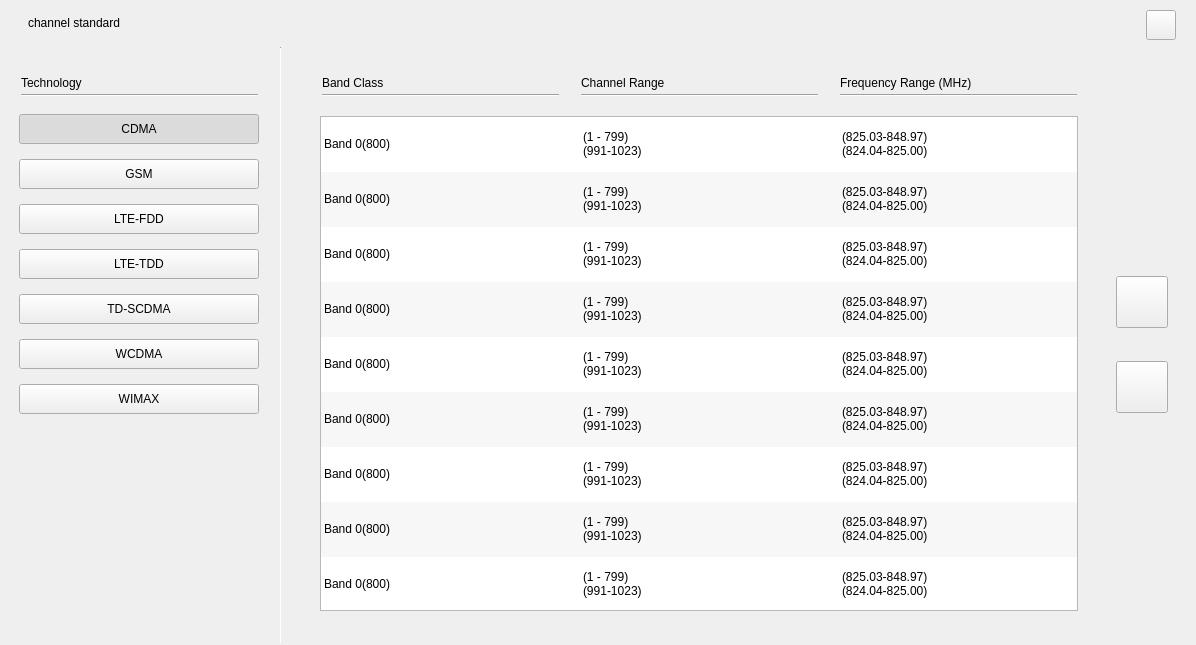
<?xml version="1.0" encoding="UTF-8"?>
<ui version="4.0">
 <class>RtSa_Dialog_Ch_Std</class>
 <widget class="QWidget" name="RtSa_Dialog_Ch_Std">
  <property name="geometry">
   <rect>
    <x>0</x>
    <y>0</y>
    <width>1196</width>
    <height>645</height>
   </rect>
  </property>
  <property name="windowTitle">
   <string>Form</string>
  </property>
  <property name="status" stdset="0">
   <string>outdoor</string>
  </property>
  <widget class="QWidget" name="widget_main" native="true">
   <property name="geometry">
    <rect>
     <x>0</x>
     <y>46</y>
     <width>1196</width>
     <height>599</height>
    </rect>
   </property>
   <property name="styleSheet">
    <string notr="true">/******************indoor*********************/
RtSa_Dialog_Ch_Std[status = &quot;indoor&quot;]
#widget_main
{
	background-color:rgba(255,255,255,1);
}
RtSa_Dialog_Ch_Std[status = &quot;indoor&quot;]
#widget_main&gt;#tableWidget
{
  background-color:rgba(255,255,255,1);
	border-style:flat;
	outline:0px;
	font:75 15px &quot;Arial&quot;;
}
RtSa_Dialog_Ch_Std[status = &quot;indoor&quot;]
#widget_main&gt;QLabel
{
	color:rgba(6, 62, 97, 1);
	font:75 15px &quot;Arial&quot;;
	font-weight:bold;
}
RtSa_Dialog_Ch_Std[status = &quot;indoor&quot;]
#widget_main&gt;#pb_up
{
	background:transparent;
	background-image: url(:/rtsa/image/btn_up_normal.png);
}
RtSa_Dialog_Ch_Std[status = &quot;indoor&quot;]
#widget_main&gt;#pb_up:pressed
{
	background-image: url(:/rtsa/image/btn_up_click.png);
}
RtSa_Dialog_Ch_Std[status = &quot;indoor&quot;]
#widget_main&gt;#pb_down
{
	background:transparent;
	background-image: url(:/rtsa/image/btn_down_normal.png);
}
RtSa_Dialog_Ch_Std[status = &quot;indoor&quot;]
#widget_main&gt;#pb_down:pressed
{
	background-image: url(:/rtsa/image/btn_down_click.png);
}
RtSa_Dialog_Ch_Std[status = &quot;indoor&quot;]
#widget_main&gt;#line,
RtSa_Dialog_Ch_Std[status = &quot;indoor&quot;]
#widget_main&gt;#line_2,
RtSa_Dialog_Ch_Std[status = &quot;indoor&quot;]
#widget_main&gt;#line_3,
RtSa_Dialog_Ch_Std[status = &quot;indoor&quot;]
#widget_main&gt;#line_4
{
	background-color:rgba(6,62,97,1);
}
RtSa_Dialog_Ch_Std[status = &quot;indoor&quot;]
#widget_main&gt;#line_5
{
	background-color:rgba(181, 181, 181, 1);
}
/*#widget_main&gt;#tableWidget
{
	border-style:flat;
	outline:0px;
	font:75 15px &quot;Arial&quot;;
}
*/
RtSa_Dialog_Ch_Std[status = &quot;indoor&quot;]
#widget_main&gt;#tableWidget::item:selected
{
	border-style:flat;
	font-weight:bold;
	background-image: url(:/sa/image/box_click.png);
}
RtSa_Dialog_Ch_Std[status = &quot;indoor&quot;]
#widget_main&gt;QPushButton:checked
{
	background-color:rgba(255, 181, 0, 1)
}
RtSa_Dialog_Ch_Std[status = &quot;indoor&quot;]
#widget_main&gt;QPushButton
{
	border-style:flat;
	text-align:left;
	padding-left:10px;
}

/******************outdoor******************/
RtSa_Dialog_Ch_Std[status = &quot;outdoor&quot;]
#widget_main
{
	background-color:rgba(255,255,255,1);
}
RtSa_Dialog_Ch_Std[status = &quot;outdoor&quot;]
#widget_main&gt;#tableWidget
{
  background-color:rgba(255,255,255,1);
	border-style:flat;
	outline:0px;
	font:75 15px &quot;Arial&quot;;
}
RtSa_Dialog_Ch_Std[status = &quot;outdoor&quot;]
#widget_main&gt;QLabel
{
	color:rgba(6, 62, 97, 1);
	font:75 15px &quot;Arial&quot;;
	font-weight:bold;
}
RtSa_Dialog_Ch_Std[status = &quot;outdoor&quot;]
#widget_main&gt;#pb_up
{
	background:transparent;
	background-image: url(:/rtsa/image/btn_up_normal.png);
}
RtSa_Dialog_Ch_Std[status = &quot;outdoor&quot;]
#widget_main&gt;#pb_up:pressed
{
	background-image: url(:/rtsa/image/btn_up_click.png);
}
RtSa_Dialog_Ch_Std[status = &quot;outdoor&quot;]
#widget_main&gt;#pb_down
{
	background:transparent;
	background-image: url(:/rtsa/image/btn_down_normal.png);
}
RtSa_Dialog_Ch_Std[status = &quot;outdoor&quot;]
#widget_main&gt;#pb_down:pressed
{
	background-image: url(:/rtsa/image/btn_down_click.png);
}
RtSa_Dialog_Ch_Std[status = &quot;outdoor&quot;]
#widget_main&gt;#line,
RtSa_Dialog_Ch_Std[status = &quot;outdoor&quot;]
#widget_main&gt;#line_2,
RtSa_Dialog_Ch_Std[status = &quot;outdoor&quot;]
#widget_main&gt;#line_3,
RtSa_Dialog_Ch_Std[status = &quot;outdoor&quot;]
#widget_main&gt;#line_4
{
	background-color:rgba(6,62,97,1);
}
RtSa_Dialog_Ch_Std[status = &quot;outdoor&quot;]
#widget_main&gt;#line_5
{
	background-color:rgba(181, 181, 181, 1);
}
/*#widget_main&gt;#tableWidget
{
	border-style:flat;
	outline:0px;
	font:75 15px &quot;Arial&quot;;
}
*/
RtSa_Dialog_Ch_Std[status = &quot;outdoor&quot;]
#widget_main&gt;#tableWidget::item:selected
{
	border-style:flat;
	font-weight:bold;
	background-image: url(:/sa/image/box_click.png);
}
RtSa_Dialog_Ch_Std[status = &quot;outdoor&quot;]
#widget_main&gt;QPushButton:checked
{
	background-color:rgba(255, 181, 0, 1)
}
RtSa_Dialog_Ch_Std[status = &quot;outdoor&quot;]
#widget_main&gt;QPushButton
{
	border-style:flat;
	text-align:left;
	padding-left:10px;
}
/************night*******************/
RtSa_Dialog_Ch_Std[status = &quot;night&quot;]
#widget_main
{
	background-color:rgba(0,0,0,1);
}
RtSa_Dialog_Ch_Std[status = &quot;night&quot;]
#widget_main&gt;#tableWidget
{
	background-color: rgb(0, 0, 0);
	alternate-background-color: rgba(24,23,20,1);
	color: rgba(176,153,117,1);
	border-style:flat;
	outline:0px;
	font:75 15px &quot;Arial&quot;;
}
RtSa_Dialog_Ch_Std[status = &quot;night&quot;]
#widget_main&gt;QLabel
{
	color:rgba(7,97,116,1);
	font:75 15px &quot;Arial&quot;;
	font-weight:bold;
}
RtSa_Dialog_Ch_Std[status = &quot;night&quot;]
#widget_main&gt;#pb_up
{
  background:transparent;
	background-image: url(:/rtsa/image/night/btn_up_normal.png);
}
RtSa_Dialog_Ch_Std[status = &quot;night&quot;]
#widget_main&gt;#pb_up:pressed
{
	background-image: url(:/rtsa/image/night/btn_up_click.png);
}
RtSa_Dialog_Ch_Std[status = &quot;night&quot;]
#widget_main&gt;#pb_down
{
background:transparent;
	background-image: url(:/rtsa/image/night/btn_down_normal.png);
}
RtSa_Dialog_Ch_Std[status = &quot;night&quot;]
#widget_main&gt;#pb_down:pressed
{
	background-image: url(:/rtsa/image/night/btn_down_click.png);
}
RtSa_Dialog_Ch_Std[status = &quot;night&quot;]
#widget_main&gt;#line,
RtSa_Dialog_Ch_Std[status = &quot;night&quot;]
#widget_main&gt;#line_2,
RtSa_Dialog_Ch_Std[status = &quot;night&quot;]
#widget_main&gt;#line_3,
RtSa_Dialog_Ch_Std[status = &quot;night&quot;]
#widget_main&gt;#line_4
{
	background-color:rgba(6,62,97,1);
}
RtSa_Dialog_Ch_Std[status = &quot;night&quot;]
#widget_main&gt;#line_5
{
	background-color:rgba(7,97,116,1);
}
/*#widget_main&gt;#tableWidget
{
	border-style:flat;
	outline:0px;
	font:75 15px &quot;Arial&quot;;
}
*/
RtSa_Dialog_Ch_Std[status = &quot;night&quot;]
#widget_main&gt;#tableWidget::item:selected
{
	color: rgba(0,0,0,1);
	border-style:flat;
	font-weight:bold;
	background-image: url(:/rtsa/image/night/box_click.png);
}
RtSa_Dialog_Ch_Std[status = &quot;night&quot;]
#widget_main&gt;QPushButton:checked
{
	color:rgba(0,0,0,1);
	background-color:rgba(255, 156, 0, 1);
}
RtSa_Dialog_Ch_Std[status = &quot;night&quot;]
#widget_main&gt;QPushButton
{
	color:rgba(176,153,117,1);
	background-color:rgba(24,23,20,1);
	border-style:flat;
	text-align:left;
	padding-left:10px;
}
</string>
   </property>
   <property name="status" stdset="0">
    <string>outdoor</string>
   </property>
   <widget class="QPushButton" name="pb_CDMA">
    <property name="geometry">
     <rect>
      <x>19</x>
      <y>68</y>
      <width>240</width>
      <height>30</height>
     </rect>
    </property>
    <property name="text">
     <string>CDMA</string>
    </property>
    <property name="checkable">
     <bool>true</bool>
    </property>
    <property name="checked">
     <bool>true</bool>
    </property>
   </widget>
   <widget class="QPushButton" name="pb_GSM">
    <property name="geometry">
     <rect>
      <x>19</x>
      <y>113</y>
      <width>240</width>
      <height>30</height>
     </rect>
    </property>
    <property name="text">
     <string>GSM</string>
    </property>
    <property name="checkable">
     <bool>true</bool>
    </property>
   </widget>
   <widget class="QPushButton" name="pb_LTEFDD">
    <property name="geometry">
     <rect>
      <x>19</x>
      <y>158</y>
      <width>240</width>
      <height>30</height>
     </rect>
    </property>
    <property name="text">
     <string>LTE-FDD</string>
    </property>
    <property name="checkable">
     <bool>true</bool>
    </property>
   </widget>
   <widget class="QPushButton" name="pb_LTETDD">
    <property name="geometry">
     <rect>
      <x>19</x>
      <y>203</y>
      <width>240</width>
      <height>30</height>
     </rect>
    </property>
    <property name="text">
     <string>LTE-TDD</string>
    </property>
    <property name="checkable">
     <bool>true</bool>
    </property>
   </widget>
   <widget class="QPushButton" name="pb_TD">
    <property name="geometry">
     <rect>
      <x>19</x>
      <y>248</y>
      <width>240</width>
      <height>30</height>
     </rect>
    </property>
    <property name="text">
     <string>TD-SCDMA</string>
    </property>
    <property name="checkable">
     <bool>true</bool>
    </property>
   </widget>
   <widget class="QPushButton" name="pb_WCDMA">
    <property name="geometry">
     <rect>
      <x>19</x>
      <y>293</y>
      <width>240</width>
      <height>30</height>
     </rect>
    </property>
    <property name="text">
     <string>WCDMA</string>
    </property>
    <property name="checkable">
     <bool>true</bool>
    </property>
   </widget>
   <widget class="QPushButton" name="pb_WIMAX">
    <property name="geometry">
     <rect>
      <x>19</x>
      <y>338</y>
      <width>240</width>
      <height>30</height>
     </rect>
    </property>
    <property name="text">
     <string>WIMAX</string>
    </property>
    <property name="checkable">
     <bool>true</bool>
    </property>
   </widget>
   <widget class="QLabel" name="label_2">
    <property name="geometry">
     <rect>
      <x>21</x>
      <y>28</y>
      <width>90</width>
      <height>17</height>
     </rect>
    </property>
    <property name="text">
     <string>Technology</string>
    </property>
   </widget>
   <widget class="QTableWidget" name="tableWidget">
    <property name="geometry">
     <rect>
      <x>320</x>
      <y>70</y>
      <width>758</width>
      <height>495</height>
     </rect>
    </property>
    <property name="layoutDirection">
     <enum>Qt::LeftToRight</enum>
    </property>
    <property name="styleSheet">
     <string notr="true"/>
    </property>
    <property name="frameShape">
     <enum>QFrame::StyledPanel</enum>
    </property>
    <property name="verticalScrollBarPolicy">
     <enum>Qt::ScrollBarAlwaysOff</enum>
    </property>
    <property name="horizontalScrollBarPolicy">
     <enum>Qt::ScrollBarAlwaysOff</enum>
    </property>
    <property name="alternatingRowColors">
     <bool>true</bool>
    </property>
    <property name="textElideMode">
     <enum>Qt::ElideRight</enum>
    </property>
    <property name="showGrid">
     <bool>false</bool>
    </property>
    <property name="wordWrap">
     <bool>true</bool>
    </property>
    <property name="rowCount">
     <number>9</number>
    </property>
    <property name="columnCount">
     <number>3</number>
    </property>
    <attribute name="horizontalHeaderVisible">
     <bool>false</bool>
    </attribute>
    <attribute name="horizontalHeaderDefaultSectionSize">
     <number>259</number>
    </attribute>
    <attribute name="horizontalHeaderHighlightSections">
     <bool>false</bool>
    </attribute>
    <attribute name="horizontalHeaderStretchLastSection">
     <bool>true</bool>
    </attribute>
    <attribute name="verticalHeaderVisible">
     <bool>false</bool>
    </attribute>
    <attribute name="verticalHeaderDefaultSectionSize">
     <number>55</number>
    </attribute>
    <attribute name="verticalHeaderHighlightSections">
     <bool>false</bool>
    </attribute>
    <attribute name="verticalHeaderStretchLastSection">
     <bool>false</bool>
    </attribute>
    <row>
     <property name="text">
      <string>新建行</string>
     </property>
    </row>
    <row/>
    <row/>
    <row/>
    <row/>
    <row/>
    <row/>
    <row/>
    <row/>
    <column>
     <property name="text">
      <string>新建列</string>
     </property>
    </column>
    <column/>
    <column/>
    <item row="0" column="0">
     <property name="text">
      <string>Band 0(800)</string>
     </property>
    </item>
    <item row="0" column="1">
     <property name="text">
      <string>(1 - 799)
(991-1023)</string>
     </property>
    </item>
    <item row="0" column="2">
     <property name="text">
      <string>(825.03-848.97)
(824.04-825.00)</string>
     </property>
    </item>
    <item row="1" column="0">
     <property name="text">
      <string>Band 0(800)</string>
     </property>
    </item>
    <item row="1" column="1">
     <property name="text">
      <string>(1 - 799)
(991-1023)</string>
     </property>
    </item>
    <item row="1" column="2">
     <property name="text">
      <string>(825.03-848.97)
(824.04-825.00)</string>
     </property>
    </item>
    <item row="2" column="0">
     <property name="text">
      <string>Band 0(800)</string>
     </property>
    </item>
    <item row="2" column="1">
     <property name="text">
      <string>(1 - 799)
(991-1023)</string>
     </property>
    </item>
    <item row="2" column="2">
     <property name="text">
      <string>(825.03-848.97)
(824.04-825.00)</string>
     </property>
    </item>
    <item row="3" column="0">
     <property name="text">
      <string>Band 0(800)</string>
     </property>
    </item>
    <item row="3" column="1">
     <property name="text">
      <string>(1 - 799)
(991-1023)</string>
     </property>
    </item>
    <item row="3" column="2">
     <property name="text">
      <string>(825.03-848.97)
(824.04-825.00)</string>
     </property>
    </item>
    <item row="4" column="0">
     <property name="text">
      <string>Band 0(800)</string>
     </property>
    </item>
    <item row="4" column="1">
     <property name="text">
      <string>(1 - 799)
(991-1023)</string>
     </property>
    </item>
    <item row="4" column="2">
     <property name="text">
      <string>(825.03-848.97)
(824.04-825.00)</string>
     </property>
    </item>
    <item row="5" column="0">
     <property name="text">
      <string>Band 0(800)</string>
     </property>
    </item>
    <item row="5" column="1">
     <property name="text">
      <string>(1 - 799)
(991-1023)</string>
     </property>
    </item>
    <item row="5" column="2">
     <property name="text">
      <string>(825.03-848.97)
(824.04-825.00)</string>
     </property>
    </item>
    <item row="6" column="0">
     <property name="text">
      <string>Band 0(800)</string>
     </property>
    </item>
    <item row="6" column="1">
     <property name="text">
      <string>(1 - 799)
(991-1023)</string>
     </property>
    </item>
    <item row="6" column="2">
     <property name="text">
      <string>(825.03-848.97)
(824.04-825.00)</string>
     </property>
    </item>
    <item row="7" column="0">
     <property name="text">
      <string>Band 0(800)</string>
     </property>
    </item>
    <item row="7" column="1">
     <property name="text">
      <string>(1 - 799)
(991-1023)</string>
     </property>
    </item>
    <item row="7" column="2">
     <property name="text">
      <string>(825.03-848.97)
(824.04-825.00)</string>
     </property>
    </item>
    <item row="8" column="0">
     <property name="text">
      <string>Band 0(800)</string>
     </property>
    </item>
    <item row="8" column="1">
     <property name="text">
      <string>(1 - 799)
(991-1023)</string>
     </property>
    </item>
    <item row="8" column="2">
     <property name="text">
      <string>(825.03-848.97)
(824.04-825.00)</string>
     </property>
    </item>
   </widget>
   <widget class="QPushButton" name="pb_up">
    <property name="geometry">
     <rect>
      <x>1116</x>
      <y>230</y>
      <width>52</width>
      <height>52</height>
     </rect>
    </property>
    <property name="text">
     <string/>
    </property>
   </widget>
   <widget class="QPushButton" name="pb_down">
    <property name="geometry">
     <rect>
      <x>1116</x>
      <y>315</y>
      <width>52</width>
      <height>52</height>
     </rect>
    </property>
    <property name="text">
     <string/>
    </property>
   </widget>
   <widget class="QLabel" name="label_3">
    <property name="geometry">
     <rect>
      <x>322</x>
      <y>28</y>
      <width>88</width>
      <height>17</height>
     </rect>
    </property>
    <property name="text">
     <string>Band Class</string>
    </property>
   </widget>
   <widget class="QLabel" name="label_4">
    <property name="geometry">
     <rect>
      <x>581</x>
      <y>28</y>
      <width>118</width>
      <height>17</height>
     </rect>
    </property>
    <property name="text">
     <string>Channel Range</string>
    </property>
   </widget>
   <widget class="QLabel" name="label_5">
    <property name="geometry">
     <rect>
      <x>840</x>
      <y>28</y>
      <width>179</width>
      <height>17</height>
     </rect>
    </property>
    <property name="text">
     <string>Frequency Range (MHz)</string>
    </property>
   </widget>
   <widget class="Line" name="line">
    <property name="geometry">
     <rect>
      <x>21</x>
      <y>48</y>
      <width>237</width>
      <height>2</height>
     </rect>
    </property>
    <property name="orientation">
     <enum>Qt::Horizontal</enum>
    </property>
   </widget>
   <widget class="Line" name="line_2">
    <property name="geometry">
     <rect>
      <x>322</x>
      <y>48</y>
      <width>237</width>
      <height>2</height>
     </rect>
    </property>
    <property name="orientation">
     <enum>Qt::Horizontal</enum>
    </property>
   </widget>
   <widget class="Line" name="line_3">
    <property name="geometry">
     <rect>
      <x>581</x>
      <y>48</y>
      <width>237</width>
      <height>2</height>
     </rect>
    </property>
    <property name="orientation">
     <enum>Qt::Horizontal</enum>
    </property>
   </widget>
   <widget class="Line" name="line_4">
    <property name="geometry">
     <rect>
      <x>840</x>
      <y>48</y>
      <width>237</width>
      <height>2</height>
     </rect>
    </property>
    <property name="orientation">
     <enum>Qt::Horizontal</enum>
    </property>
   </widget>
   <widget class="Line" name="line_5">
    <property name="geometry">
     <rect>
      <x>280</x>
      <y>1</y>
      <width>1</width>
      <height>597</height>
     </rect>
    </property>
    <property name="orientation">
     <enum>Qt::Vertical</enum>
    </property>
   </widget>
   <widget class="QPushButton" name="pb_ok">
    <property name="geometry">
     <rect>
      <x>1073</x>
      <y>566</y>
      <width>80</width>
      <height>30</height>
     </rect>
    </property>
    <property name="font">
     <font>
      <family>Arial</family>
      <pointsize>13</pointsize>
     </font>
    </property>
    <property name="layoutDirection">
     <enum>Qt::LeftToRight</enum>
    </property>
    <property name="styleSheet">
     <string notr="true">QPushButton
{
	background-image: url(:/rtsa/image/btn_ok_w80_nor.png);
}
QPushButton:pressed
{	
	background-image: url(:/rtsa/image/btn_ok_w80_click.png);
}
QPushButton { border-style: flat;}</string>
    </property>
    <property name="text">
     <string/>
    </property>
    <property name="flat">
     <bool>true</bool>
    </property>
   </widget>
   <widget class="QPushButton" name="pb_close">
    <property name="geometry">
     <rect>
      <x>990</x>
      <y>566</y>
      <width>80</width>
      <height>30</height>
     </rect>
    </property>
    <property name="font">
     <font>
      <family>Arial</family>
      <pointsize>13</pointsize>
     </font>
    </property>
    <property name="styleSheet">
     <string notr="true">QPushButton
{
	background-image: url(:/rtsa/image/btn_cancel_w80_nor.png);
}
QPushButton:pressed
{	
	background-image: url(:/rtsa/image/btn_cancel_w80_click.png);
}
QPushButton { border-style: flat;}</string>
    </property>
    <property name="text">
     <string/>
    </property>
    <property name="flat">
     <bool>true</bool>
    </property>
   </widget>
   <zorder>pb_CDMA</zorder>
   <zorder>pb_GSM</zorder>
   <zorder>pb_LTEFDD</zorder>
   <zorder>pb_LTETDD</zorder>
   <zorder>pb_TD</zorder>
   <zorder>pb_WCDMA</zorder>
   <zorder>pb_WIMAX</zorder>
   <zorder>label_2</zorder>
   <zorder>tableWidget</zorder>
   <zorder>pb_down</zorder>
   <zorder>label_3</zorder>
   <zorder>label_4</zorder>
   <zorder>label_5</zorder>
   <zorder>line</zorder>
   <zorder>line_2</zorder>
   <zorder>line_3</zorder>
   <zorder>line_4</zorder>
   <zorder>line_5</zorder>
   <zorder>pb_up</zorder>
   <zorder>pb_ok</zorder>
   <zorder>pb_close</zorder>
  </widget>
  <widget class="QWidget" name="widget_title" native="true">
   <property name="geometry">
    <rect>
     <x>0</x>
     <y>0</y>
     <width>1196</width>
     <height>46</height>
    </rect>
   </property>
   <property name="styleSheet">
    <string notr="true">#RtSa_Dialog_Ch_Std[status = &quot;indoor&quot;]
#widget_title
{
	background-color:rgba(201,201,201,1);
	border-bottom:1px solid rgba(0,0,0,1);
}
#RtSa_Dialog_Ch_Std[status = &quot;indoor&quot;]
#widget_title&gt;#pb_cancel
{
	border-style:flat;
	background-image: url(:/rtsa/image/btn_close_w30_normal.png);
}
#RtSa_Dialog_Ch_Std[status = &quot;indoor&quot;]
#widget_title&gt;#pb_cancel:pressed
{
	background-image: url(:/rtsa/image/btn_close_w30_click.png);
}
#RtSa_Dialog_Ch_Std[status = &quot;indoor&quot;]
#widget_title&gt;#lblTitle
{
	font:75 20px &quot;Arial&quot;;
	font-weight:bold;
}

#RtSa_Dialog_Ch_Std[status = &quot;outdoor&quot;]
#widget_title
{
	background-color:rgba(201,201,201,1);
	border-bottom:1px solid rgba(0,0,0,1);
}
#RtSa_Dialog_Ch_Std[status = &quot;outdoor&quot;]
#widget_title&gt;#pb_cancel
{
	border-style:flat;
	background-image: url(:/rtsa/image/btn_close_w30_normal.png);
}
#RtSa_Dialog_Ch_Std[status = &quot;outdoor&quot;]
#widget_title&gt;#pb_cancel:pressed
{
	background-image: url(:/rtsa/image/btn_close_w30_click.png);
}
#RtSa_Dialog_Ch_Std[status = &quot;outdoor&quot;]
#widget_title&gt;#lblTitle
{
	font:75 20px &quot;Arial&quot;;
	font-weight:bold;
}

#RtSa_Dialog_Ch_Std[status = &quot;night&quot;]
#widget_title
{
	background-color: rgb(197,172,131);
	border-bottom:1px solid rgba(0,0,0,1);
}
#RtSa_Dialog_Ch_Std[status = &quot;night&quot;]
#widget_title&gt;#pb_cancel
{
	border-style:flat;
	background-image: url(:/rtsa/image/night/btn_close_normal.png);
}
#RtSa_Dialog_Ch_Std[status = &quot;night&quot;]
#widget_title&gt;#pb_cancel:pressed
{
	background-image: url(:/rtsa/image/night/btn_close_click.png);
}
#RtSa_Dialog_Ch_Std[status = &quot;night&quot;]
#widget_title&gt;#lblTitle
{
	color:rgb(0,0,0);
	font:75 20px &quot;Arial&quot;;
	font-weight:bold;
}</string>
   </property>
   <widget class="QLabel" name="lblTitle">
    <property name="geometry">
     <rect>
      <x>28</x>
      <y>12</y>
      <width>228</width>
      <height>22</height>
     </rect>
    </property>
    <property name="text">
     <string>channel standard</string>
    </property>
   </widget>
   <widget class="QPushButton" name="pb_cancel">
    <property name="geometry">
     <rect>
      <x>1146</x>
      <y>10</y>
      <width>30</width>
      <height>30</height>
     </rect>
    </property>
    <property name="text">
     <string/>
    </property>
   </widget>
  </widget>
 </widget>
 <resources/>
 <connections/>
</ui>
